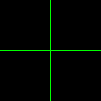

Write Python code to recreate this figure.
""" Challenge: Make flat vertical line in the center of the image. """

import sys
from PIL import Image, ImageDraw

# Setup
img_width = 101
img_height = 101
img = Image.new("RGB", (img_width, img_height))
img1 = ImageDraw.Draw(img)

# Draw
for y in range(101):
    img1.point((img_width // 2, y), fill='lime')

for x in range(101):
    img1.point((x, img_height // 2), fill='lime')

# Saves the picture
img_path = sys.argv[0].split('.')[0]+'.png'
img.save(img_path)
print(f'Saved {img_path}')
img.show()
